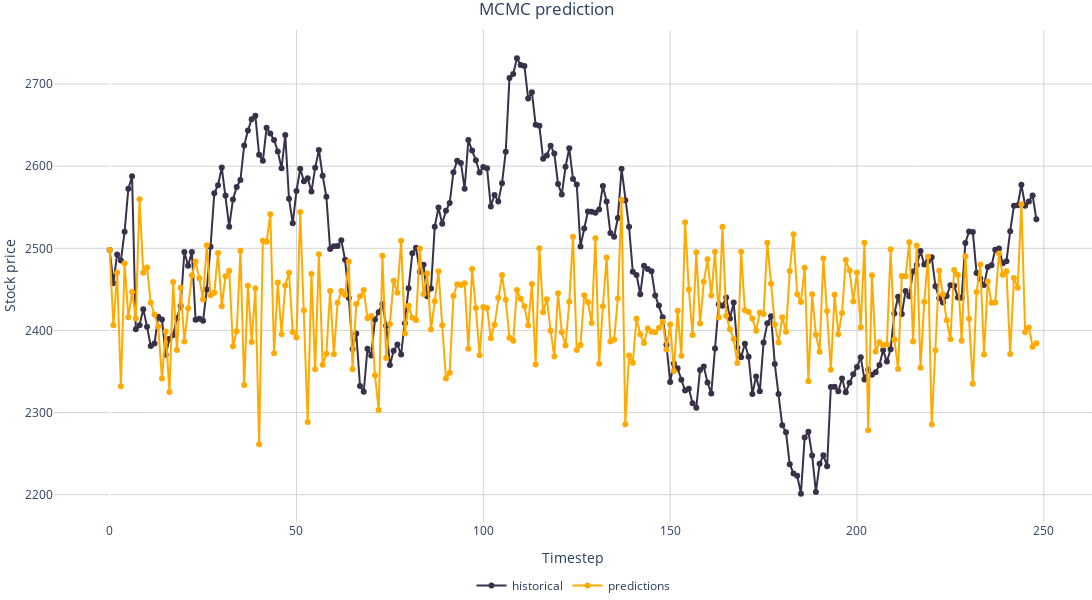

Notebook source saved alongside this figure:
### Code cell
get_forecast(hist)

### Figure 1 — Plotly figure (JSON) as saved in the notebook; plotly's stock layout.template omitted (floating-point values rounded to 4 significant figures; data arrays with more than 128 entries replaced by an {"elided": "..."} marker saying what was removed)
{"data": [{"marker": {"color": "#39304A"}, "mode": "lines+markers", "name": "historical", "type": "scatter", "x": {"elided": "249 int values"}, "y": {"elided": "249 float values"}}, {"marker": {"color": "#FFAA00"}, "mode": "lines+markers", "name": "predictions", "type": "scatter", "x": {"elided": "249 int values"}, "y": {"elided": "249 float values"}}], "layout": {"height": 600, "legend": {"orientation": "h", "x": 0.5, "xanchor": "center", "y": -0.1}, "margin": {"b": 0, "l": 0, "r": 0, "t": 30}, "plot_bgcolor": "#FFFFFF", "title": {"text": "MCMC prediction", "x": 0.5}, "width": 1150, "xaxis": {"autorange": true, "gridcolor": "lightgrey", "range": [-14.83, 262.8], "title": {"text": "Timestep"}, "type": "linear"}, "yaxis": {"autorange": true, "gridcolor": "lightgrey", "range": [2167.0, 2766.0], "title": {"text": "Stock price"}, "type": "linear"}}}
